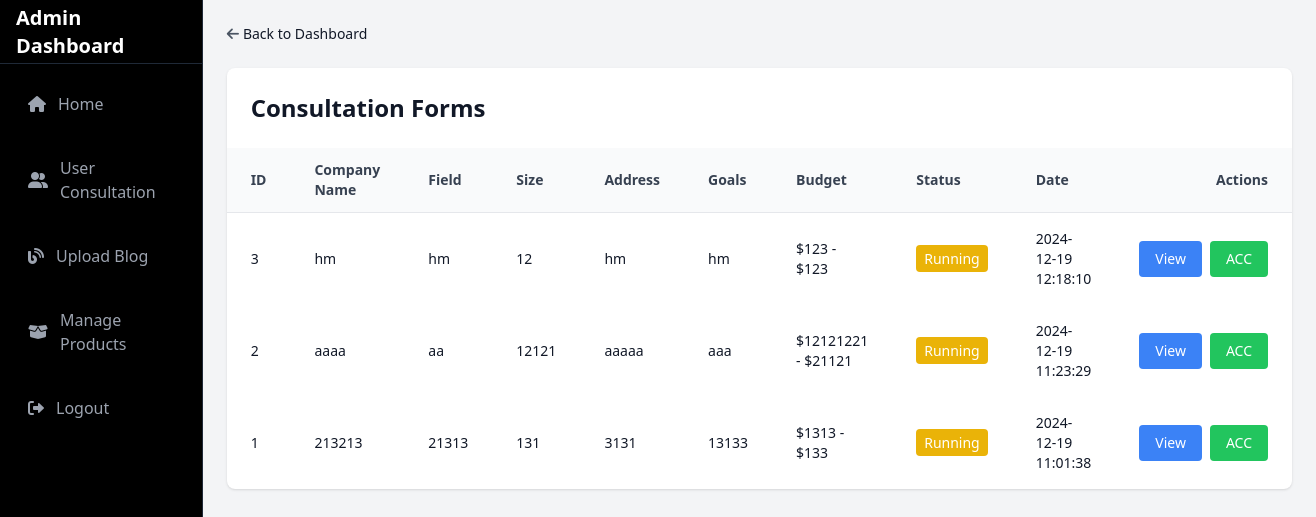
Page /consultations.php on the earlier database version.
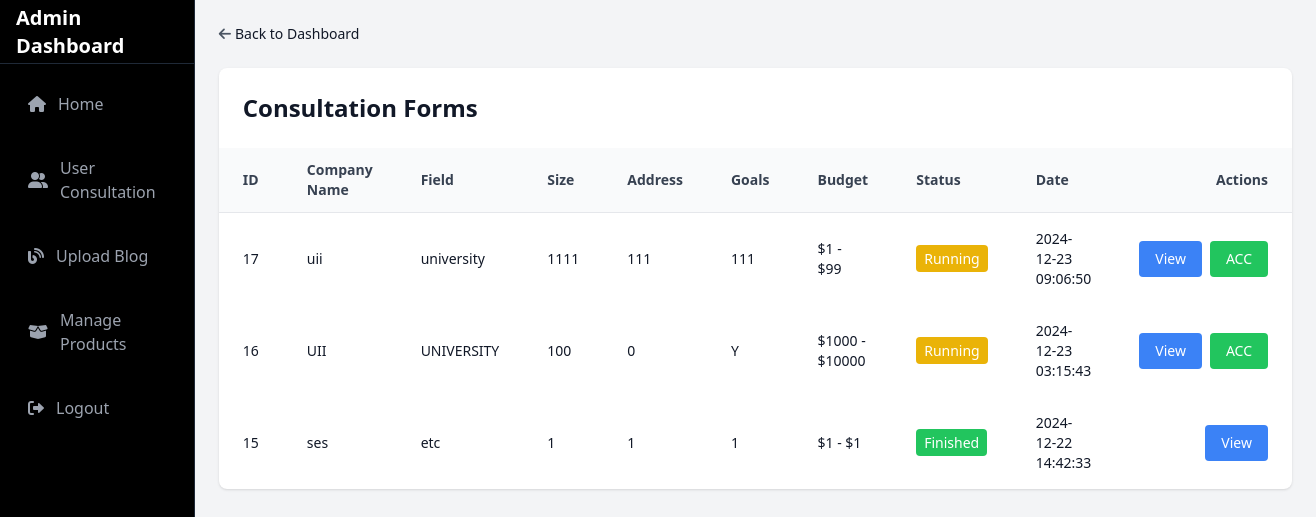
Same page on the later database version.
### tables this page shows
CREATE TABLE `consultation_form` (
  `id` int(11) NOT NULL,
  `company_name` varchar(255) NOT NULL,
  `company_field` varchar(255) NOT NULL,
  `company_size` int(11) NOT NULL,
  `company_address` text NOT NULL,
  `current_lighting` text DEFAULT NULL,
  `problem_detail` text DEFAULT NULL,
  `goals` text DEFAULT NULL,
  `min_budget` int(11) DEFAULT NULL,
  `max_budget` int(11) DEFAULT NULL,
  `privacy_policy` tinyint(1) DEFAULT 0,
  `updates_promotions` tinyint(1) DEFAULT 0,
  `status` enum('running','finished') DEFAULT 'running',
  `created_at` timestamp NOT NULL DEFAULT current_timestamp(),
  `preferredDate` date NOT NULL,
  `id_user` int(5) NOT NULL
);

### consultations.php (the view, shortened to what the changed rows need)
<?php
$host = 'localhost';
$username = 'root';
$password = '141414';
$database = 'ses';
$conn = new mysqli($host, $username, $password, $database);
$sql = "SELECT * FROM consultation_form ORDER BY created_at DESC";
$result = $conn->query($sql);
?>
<!DOCTYPE html>
<html lang="id">
<head>
    <script src="https://cdn.tailwindcss.com"></script>
    <link rel="stylesheet" href="https://cdnjs.cloudflare.com/ajax/libs/font-awesome/6.0.0-beta3/css/all.min.css" />
</head>
<body class="bg-gray-100 text-gray-900">
    <div class="flex">
        <aside class="w-64 h-screen bg-black border-r border-gray-800 text-white">
            <div class="h-16 flex items-center justify-between px-4 border-b border-gray-800">
                <h2 class="text-xl font-semibold">Admin Dashboard</h2>
            </div>
        </aside>
        <main class="flex-1 p-6">
            <div class="bg-white rounded-lg shadow overflow-hidden">
                <div class="p-6">
                    <h1 class="text-2xl font-bold">Consultation Forms</h1>
                </div>
                <div class="overflow-x-auto">
                    <table class="min-w-full text-left border-collapse">
                        <thead class="bg-gray-50">
                            <tr>
                                <th class="px-6 py-3 border-b text-sm font-semibold text-gray-700">ID</th>
                                <th class="px-6 py-3 border-b text-sm font-semibold text-gray-700">Company Name</th>
                                <th class="px-6 py-3 border-b text-sm font-semibold text-gray-700">Field</th>
                                <th class="px-6 py-3 border-b text-sm font-semibold text-gray-700">Size</th>
                                <th class="px-6 py-3 border-b text-sm font-semibold text-gray-700">Address</th>
                                <th class="px-6 py-3 border-b text-sm font-semibold text-gray-700">Goals</th>
                                <th class="px-6 py-3 border-b text-sm font-semibold text-gray-700">Budget</th>
                                <th class="px-6 py-3 border-b text-sm font-semibold text-gray-700">Status</th>
                                <th class="px-6 py-3 border-b text-sm font-semibold text-gray-700">Date</th>
                                <th class="px-6 py-3 border-b text-right text-sm font-semibold text-gray-700">Actions</th>
                            </tr>
                        </thead>
                        <tbody>
                            <?php if ($result->num_rows > 0): ?>
                                <?php while ($row = $result->fetch_assoc()): ?>
                                    <tr class="hover:bg-gray-50">
                                        <td class="px-6 py-4 text-sm font-medium"><?= $row['id'] ?></td>
                                        <td class="px-6 py-4 text-sm"><?= $row['company_name'] ?></td>
                                        <td class="px-6 py-4 text-sm"><?= $row['company_field'] ?></td>
                                        <td class="px-6 py-4 text-sm"><?= $row['company_size'] ?></td>
                                        <td class="px-6 py-4 text-sm"><?= $row['company_address'] ?></td>
                                        <td class="px-6 py-4 text-sm"><?= $row['goals'] ?></td>
                                        <td class="px-6 py-4 text-sm">$<?= $row['min_budget'] ?> - $<?= $row['max_budget'] ?></td>
                                        <td class="px-6 py-4 text-sm">
                                            <span class="px-2 py-1 rounded text-white
                                                <?= $row['status'] === 'running' ? 'bg-yellow-500' : 'bg-green-500' ?>">
                                                <?= ucfirst($row['status']) ?>
                                            </span>
                                        </td>
                                        <td class="px-6 py-4 text-sm"><?= $row['created_at'] ?></td>
                                        <td class="px-6 py-4 text-right">
                                            <div class="flex justify-end gap-2">
                                                <a href="view_user.php?id_user=<?= $row['id_user'] ?>" class="bg-blue-500 text-white px-4 py-2 rounded hover:bg-blue-700 text-sm">View</a>
                                                <?php if ($row['status'] === 'running'): ?>
                                                    <form method="POST" class="inline">
                                                        <button type="submit" class="bg-green-500 text-white px-4 py-2 rounded hover:bg-green-700 text-sm">ACC</button>
                                                    </form>
                                                <?php endif; ?>
                                            </div>
                                        </td>
                                    </tr>
                                <?php endwhile; ?>
                            <?php else: ?>
                                <tr>
                                    <td colspan="10" class="text-center py-4 text-sm text-gray-500">No data available</td>
                                </tr>
                            <?php endif; ?>
                        </tbody>
                    </table>
                </div>
            </div>
        </main>
    </div>
</body>
</html>

Differences in the rows shown:
removed consultation_form: id "3", company_name "hm", company_field "hm", company_size "12", company_address "hm", goals "hm", min_budget "123", max_budget "123", status "Running", created_at "2024-12-19 12:18:10"
removed consultation_form: id "2", company_name "aaaa", company_field "aa", company_size "12121", company_address "aaaaa", goals "aaa", min_budget "12121221", max_budget "21121", status "Running", created_at "2024-12-19 11:23:29"
removed consultation_form: id "1", company_name "213213", company_field "21313", company_size "131", company_address "3131", goals "13133", min_budget "1313", max_budget "133", status "Running", created_at "2024-12-19 11:01:38"
added consultation_form: id "17", company_name "uii", company_field "university", company_size "1111", company_address "111", goals "111", min_budget "1", max_budget "99", status "Running", created_at "2024-12-23 09:06:50"
added consultation_form: id "16", company_name "UII", company_field "UNIVERSITY", company_size "100", company_address "0", goals "Y", min_budget "1000", max_budget "10000", status "Running", created_at "2024-12-23 03:15:43"
added consultation_form: id "15", company_name "ses", company_field "etc", company_size "1", company_address "1", goals "1", min_budget "1", max_budget "1", status "Finished", created_at "2024-12-22 14:42:33"
